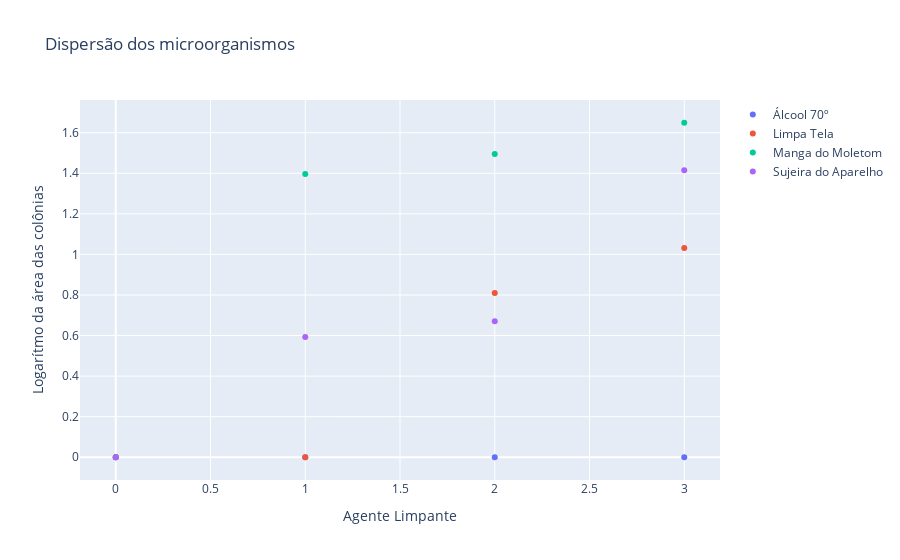

The code cell stored with this chart in its notebook:
### Code cell
trace1 = go.Scatter(y = data['Álcool 70º'], mode='markers',name = 'Álcool 70º')
trace2 = go.Scatter(y = data['Limpa Tela'], mode='markers', name = 'Limpa Tela')
trace3 = go.Scatter(y = data['Manga do Moletom'], mode= 'markers', name = 'Manga do Moletom')
trace4 = go.Scatter(y = data['Sujeira do Aparelho'], mode= 'markers', name = 'Sujeira do Aparelho')
ai=[trace1,trace2,trace3,trace4]
layout = go.Layout(title='Dispersão dos microorganismos', 
                   xaxis={'title': 'Agente Limpante'},
                   yaxis={'title': 'Logarítmo da área das colônias'})
fig=go.Figure(data=ai,layout=layout)
py.iplot(fig)

### Figure 1 — Plotly figure (JSON) as saved in the notebook; plotly's stock layout.template omitted (floating-point values rounded to 4 significant figures)
{"data": [{"mode": "markers", "name": "Álcool 70º", "type": "scatter", "y": [0, 0, 0, 0]}, {"mode": "markers", "name": "Limpa Tela", "type": "scatter", "y": [0, 0, 0.8093, 1.032]}, {"mode": "markers", "name": "Manga do Moletom", "type": "scatter", "y": [0, 1.397, 1.495, 1.649]}, {"mode": "markers", "name": "Sujeira do Aparelho", "type": "scatter", "y": [0, 0.5934, 0.6706, 1.414]}], "layout": {"autosize": true, "title": {"text": "Dispersão dos microorganismos"}, "xaxis": {"autorange": true, "range": [-0.1884, 3.188], "title": {"text": "Agente Limpante"}}, "yaxis": {"autorange": true, "range": [-0.1361, 1.785], "title": {"text": "Logarítmo da área das colônias"}, "type": "linear"}}}
